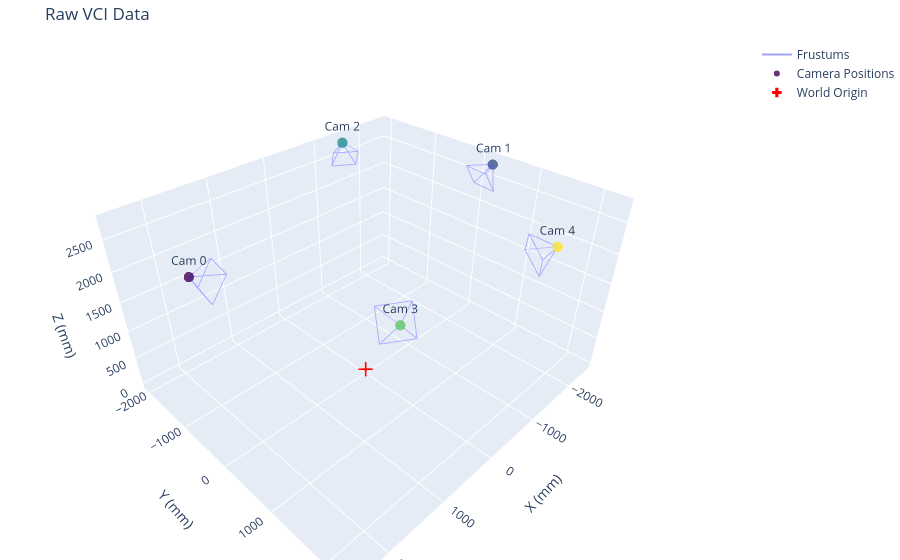

Notebook source saved alongside this figure:
### Code cell
R_correct = np.array([
    [-1,  0,  0, 0], # Consider: Everything appear mirrored so I fix it by adding a -1 here
    [0,  0,  1, 0], # Swap Y and Z
    [0,  1,  0, 0],
    [0,  0,  0, 1]
])

camera_parameters_raw = read_calibration_raw('calibration_raw.json')
extrinsic_matrices_raw = extract_extrinsics_raw(camera_parameters_raw)                      # Shape (n, 4, 4) <class 'numpy.ndarray'> # Vertical up direction is "+y
extrinsic_matrices_raw = m_to_mm(extrinsic_matrices_raw)                                    # Shape (n, 4, 4) <class 'numpy.ndarray'> # Vertical up direction is "+y"
extrinsic_matrices_raw = extrinsic_matrices_raw @ R_correct
extrinsic_matrices_raw = invert_position(extrinsic_matrices_raw)

camera_matrices_raw = extract_camera_matrices_raw(camera_parameters_raw)                    # Shape (n, 3, 3) <class 'numpy.ndarray'>
print(camera_matrices_raw[0])
distortion_coefficients_raw = extract_distortion_coefficients_raw(camera_parameters_raw)    # Shape (n, 5) <class 'numpy.ndarray'>

visualize_cameras(extrinsic_matrices_raw, "Raw VCI Data")
save_calibration_panoptic('calibration.json', extrinsic_matrices_raw, camera_matrices_raw, distortion_coefficients_raw)

### Figure 1 — Plotly figure (JSON) as saved in the notebook; plotly's stock layout.template omitted (floating-point values rounded to 4 significant figures)
{"data": [{"hoverinfo": "none", "line": {"color": "rgba(100, 100, 255, 0.6)", "width": 2}, "mode": "lines", "name": "Frustums", "type": "scatter3d", "x": [2469.0, 2084.0, 2139.0, 2469.0, 2139.0, 2352.0, 2469.0, 2352.0, 2297.0, 2469.0, 2297.0, 2084.0, 2084.0, 2139.0, 2352.0, 2297.0, 2084.0, null, -2467.0, -2086.0, -2132.0, -2467.0, -2132.0, -2342.0, -2467.0, -2342.0, -2297.0, -2467.0, -2297.0, -2086.0, -2086.0, -2132.0, -2342.0, -2297.0, -2086.0, null, -1473.0, -1441.0, -1108.0, -1473.0, -1108.0, -1240.0, -1473.0, -1240.0, -1573.0, -1473.0, -1573.0, -1441.0, -1441.0, -1108.0, -1240.0, -1573.0, -1441.0, null, 1465.0, 1417.0, 1093.0, 1465.0, 1093.0, 1202.0, 1465.0, 1202.0, 1526.0, 1465.0, 1526.0, 1417.0, 1417.0, 1093.0, 1202.0, 1526.0, 1417.0, null, -1001.0, -660.4, -1018.0, -1001.0, -1018.0, -1115.0, -1001.0, -1115.0, -757.6, -1001.0, -757.6, -660.4, -660.4, -1018.0, -1115.0, -757.6, -660.4, null], "y": [-268.9, -417.1, -21.15, -268.9, -21.15, -62.74, -268.9, -62.74, -458.7, -268.9, -458.7, -417.1, -417.1, -21.15, -62.74, -458.7, -417.1, null, 263.2, 421.3, 23.82, 263.2, 23.82, 46.41, 263.2, 46.41, 443.8, 263.2, 443.8, 421.3, 421.3, 23.82, 46.41, 443.8, 421.3, null, -2015.0, -1604.0, -1825.0, -2015.0, -1825.0, -2028.0, -2015.0, -2028.0, -1806.0, -2015.0, -1806.0, -1604.0, -1604.0, -1825.0, -2028.0, -1806.0, -1604.0, null, 1998.0, 1589.0, 1823.0, 1998.0, 1823.0, 2007.0, 1998.0, 2007.0, 1773.0, 1998.0, 1773.0, 1589.0, 1589.0, 1823.0, 2007.0, 1773.0, 1589.0, null, 2276.0, 2043.0, 1864.0, 2276.0, 1864.0, 2058.0, 2276.0, 2058.0, 2237.0, 2276.0, 2237.0, 2043.0, 2043.0, 1864.0, 2058.0, 2237.0, 2043.0, null], "z": [2736.0, 2749.0, 2735.0, 2736.0, 2735.0, 2399.0, 2736.0, 2399.0, 2413.0, 2736.0, 2413.0, 2749.0, 2749.0, 2735.0, 2399.0, 2413.0, 2749.0, null, 2737.0, 2747.0, 2749.0, 2737.0, 2749.0, 2409.0, 2737.0, 2409.0, 2408.0, 2737.0, 2408.0, 2747.0, 2747.0, 2749.0, 2409.0, 2408.0, 2747.0, null, 2729.0, 2706.0, 2707.0, 2729.0, 2707.0, 2389.0, 2729.0, 2389.0, 2387.0, 2729.0, 2387.0, 2706.0, 2706.0, 2707.0, 2389.0, 2387.0, 2706.0, null, 2749.0, 2747.0, 2770.0, 2749.0, 2770.0, 2432.0, 2749.0, 2432.0, 2409.0, 2749.0, 2409.0, 2747.0, 2747.0, 2770.0, 2432.0, 2409.0, 2747.0, null, 2739.0, 2745.0, 2746.0, 2739.0, 2746.0, 2409.0, 2739.0, 2409.0, 2409.0, 2739.0, 2409.0, 2745.0, 2745.0, 2746.0, 2409.0, 2409.0, 2745.0, null]}, {"marker": {"color": [0, 1, 2, 3, 4], "colorscale": [[0, "#440154"], [0.1111, "#482878"], [0.2222, "#3e4989"], [0.3333, "#31688e"], [0.4444, "#26828e"], [0.5556, "#1f9e89"], [0.6667, "#35b779"], [0.7778, "#6ece58"], [0.8889, "#b5de2b"], [1, "#fde725"]], "opacity": 0.8, "size": 6}, "mode": "markers+text", "name": "Camera Positions", "text": ["Cam 0", "Cam 1", "Cam 2", "Cam 3", "Cam 4"], "textposition": "top center", "type": "scatter3d", "x": [2469.0, -2467.0, -1473.0, 1465.0, -1001.0], "y": [-268.9, 263.2, -2015.0, 1998.0, 2276.0], "z": [2736.0, 2737.0, 2729.0, 2749.0, 2739.0]}, {"marker": {"color": "red", "size": 8, "symbol": "cross"}, "mode": "markers", "name": "World Origin", "type": "scatter3d", "x": [0], "y": [0], "z": [0]}], "layout": {"margin": {"b": 0, "l": 0, "r": 0, "t": 40}, "scene": {"aspectmode": "data", "xaxis": {"title": {"text": "X (mm)"}}, "yaxis": {"title": {"text": "Y (mm)"}}, "zaxis": {"title": {"text": "Z (mm)"}}}, "title": {"text": "Raw VCI Data"}}}
